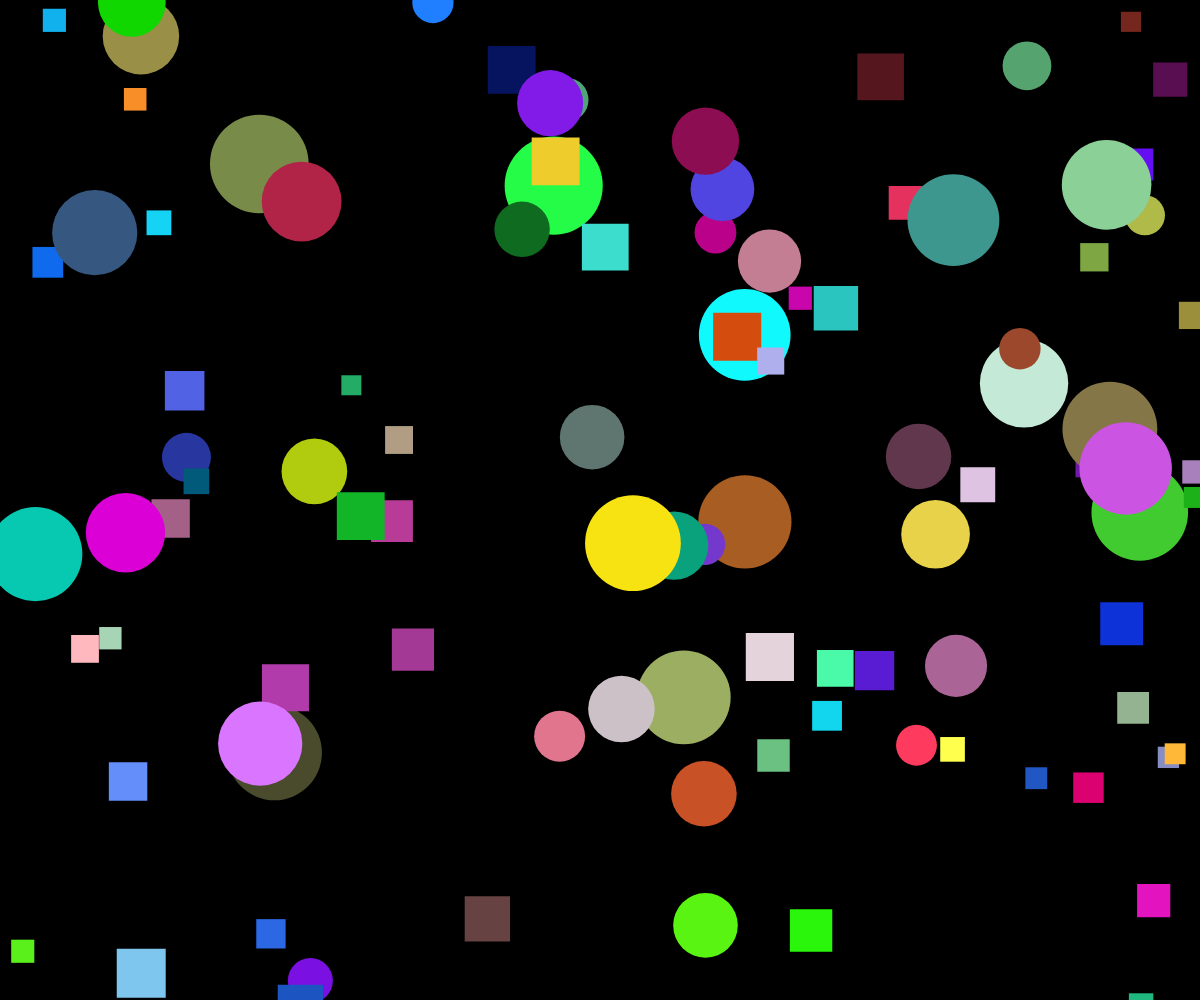
Frame 1 (no input)
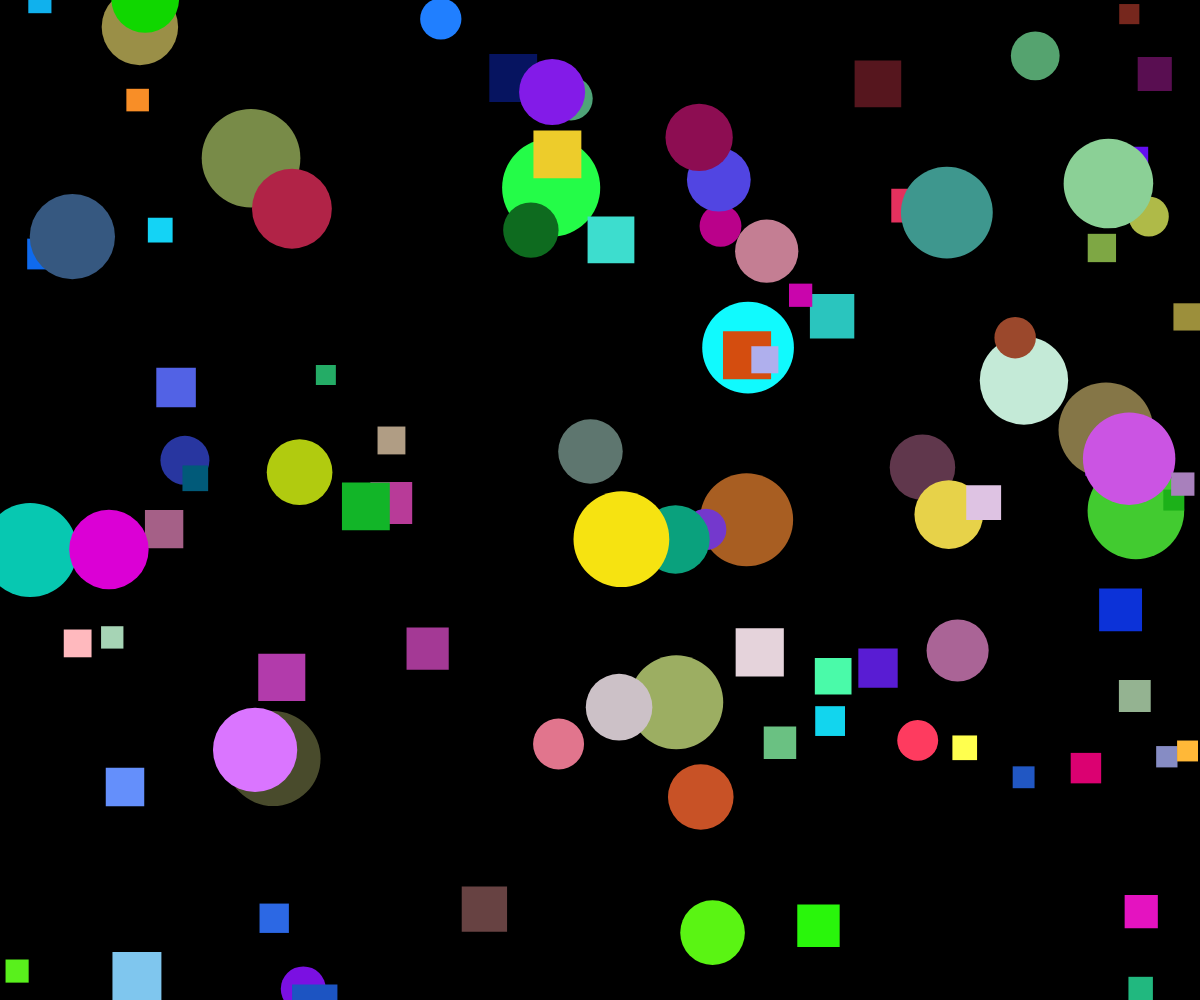
Frame 60 (no input)
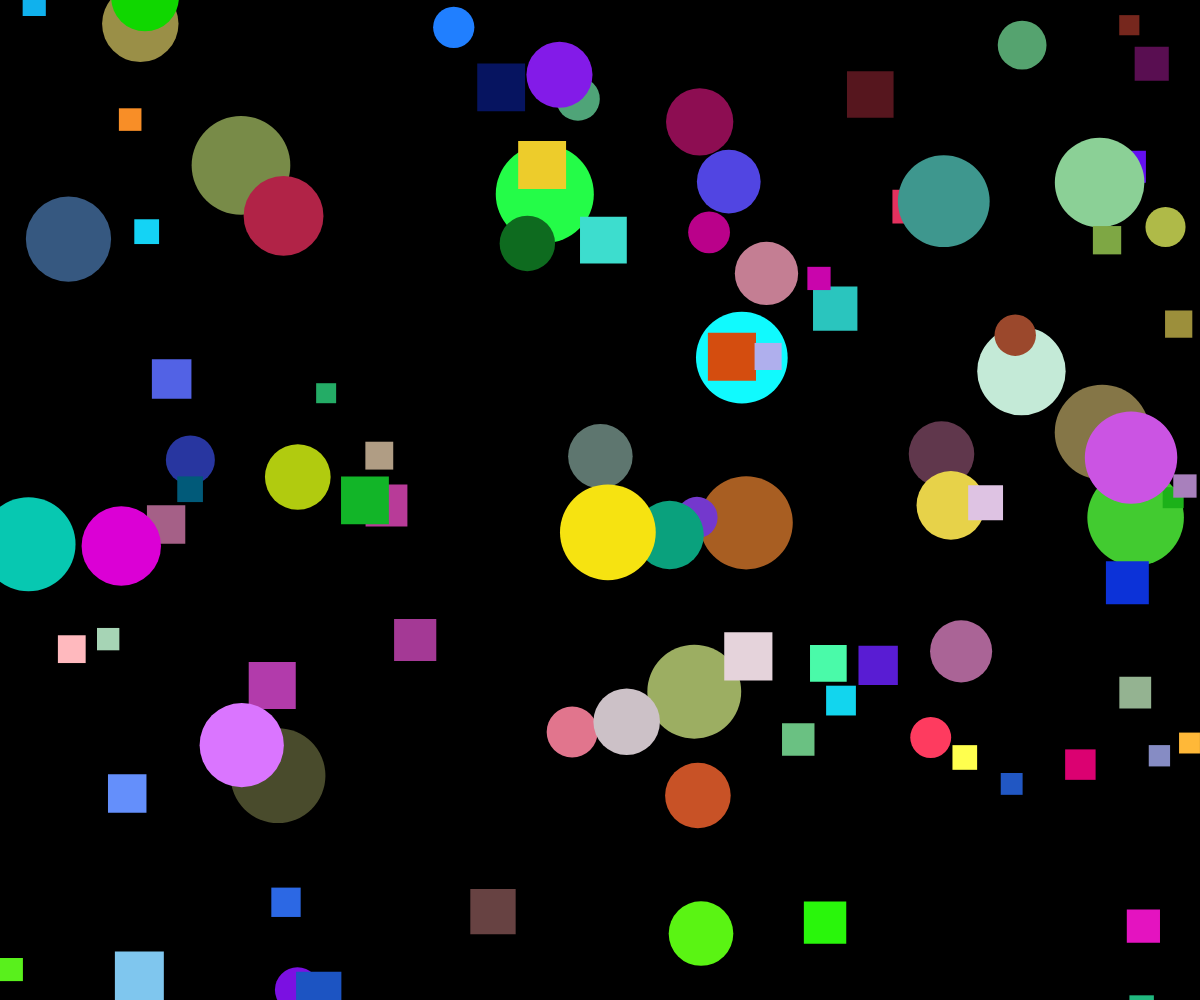
Frame 120 (the mouse pressed at the canvas centre since frame 60)

The p5.js sketch that drew these frames (run headless with seeded random() and noise() and a simulated clock; from frame 60 on, the mouse is pressed at the canvas centre):

// p5.js sketch
// ── sketch.js
// oop inheritance demo

// parent class
class Shape {
  constructor(x, y, theColor) {
    this.x = x;
    this.y = y;
    this.theColor = theColor;
  }

  // common display for all shapes
  display() {
    noStroke();
    fill(this.theColor);
  }

  // common move function
  move() {
    this.x += random(-2, 2);
    this.y += random(-2, 2);
  }
}

// child class
class Circle extends Shape {
  constructor(x, y, theColor, radius) {
    super(x,y,theColor);
    this.radius = radius;
  }
  
  // override display function
  display() {
    super.display();
    circle(this.x,this.y,this.radius*2);
  }
}

class Square extends Shape {
  constructor(x, y, theColor, size) {
    super(x,y,theColor);
    this.size = size;
  }
  
  // override display function
  display() {
    super.display();
    square(this.x,this.y,this.size);
  }
}

let theShapes = [];

function setup() {
  createCanvas(windowWidth, windowHeight);
  for (let i = 0; i < 100; i++) {
    if (random(100) < 50) {
      let theCircle = new Circle(random(width),random(height),color(random(255),random(255),random(255)),random(20,50));
      theShapes.push(theCircle);
    }
    else {
      let theSquare = new Square(random(width),random(height),color(random(255),random(255),random(255)),random(20,50));
      theShapes.push(theSquare);
    }
  }
}

function draw() {
  background(0);
  for (let someShape of theShapes) {
    someShape.move();
    someShape.display();
  }
}
